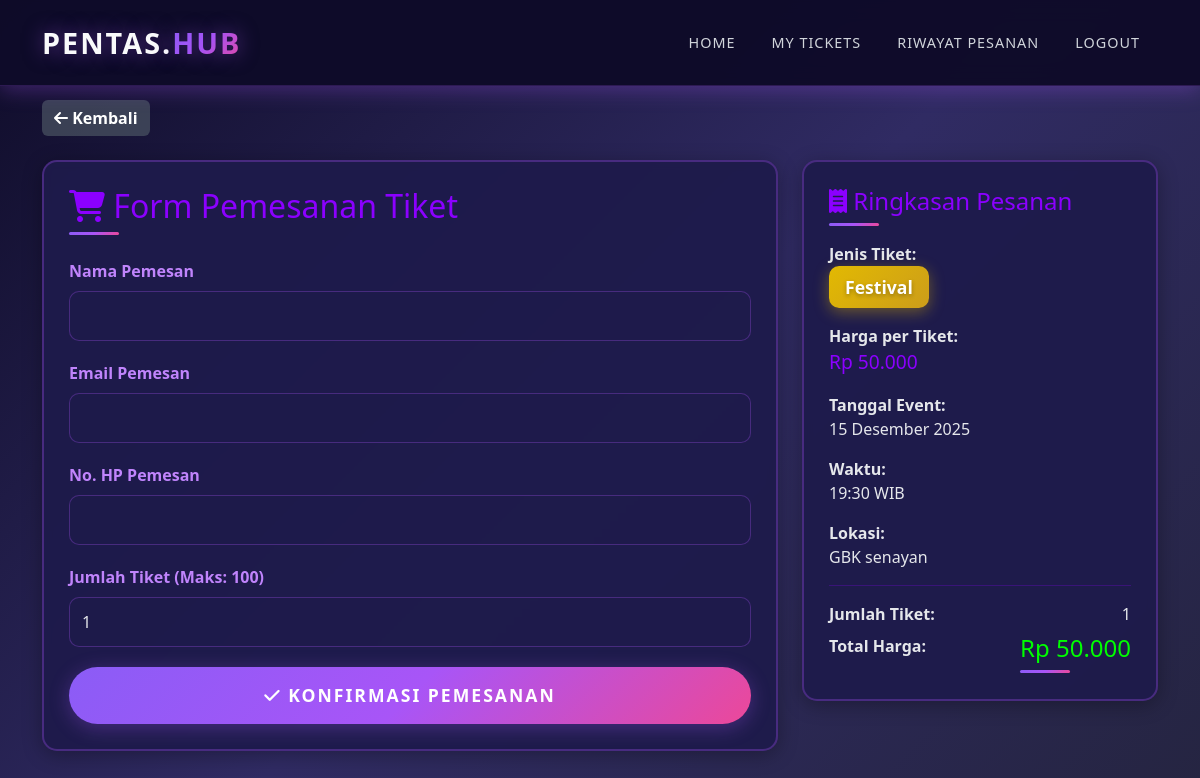
Page /user/detail_tikat.php?id=4 (signed in) on the committed database.
### tables this page shows
CREATE TABLE `tiket` (
  `id` int(11) NOT NULL AUTO_INCREMENT,
  `jenis_tiket` varchar(50) NOT NULL,
  `harga` int(11) NOT NULL,
  `stok` int(11) NOT NULL,
  `deskripsi` text DEFAULT NULL,
  `tanggal_event` date NOT NULL,
  `waktu_event` time NOT NULL,
  `lokasi` varchar(200) NOT NULL,
  `gambar` varchar(255) DEFAULT NULL,
  `status` enum('tersedia','habis') NOT NULL DEFAULT 'tersedia',
  `created_at` timestamp NOT NULL DEFAULT current_timestamp(),
  PRIMARY KEY (`id`)
);

### includes/functions.php (called while the page is built, shortened)
<?php
function formatRupiah($angka) {
    return 'Rp ' . number_format($angka, 0, ',', '.');
}
function formatTanggal($tanggal) {
    $bulan = array(
        1 => 'Januari', 'Februari', 'Maret', 'April', 'Mei', 'Juni',
        'Juli', 'Agustus', 'September', 'Oktober', 'November', 'Desember'
    );
    $split = explode('-', $tanggal);
    return $split[2] . ' ' . $bulan[(int)$split[1]] . ' ' . $split[0];
}
function formatWaktu($waktu) {
    return date('H:i', strtotime($waktu)) . ' WIB';
}
?>

### user/detail_tikat.php (the view, shortened to what this page needs)
<?php
require_once '../includes/config.php';
require_once '../includes/functions.php';
$id_tiket = $_GET['id'];
$query = mysqli_query($conn, "SELECT * FROM tiket WHERE id='$id_tiket'");
$tiket = mysqli_fetch_assoc($query);
?>
<!DOCTYPE html>
<html lang="id">
<head>
    <link href="https://cdn.jsdelivr.net/npm/bootstrap@5.3.0/dist/css/bootstrap.min.css" rel="stylesheet">
    <link rel="stylesheet" href="../assets/css/styles.css">
    <link rel="stylesheet" href="https://cdnjs.cloudflare.com/ajax/libs/font-awesome/6.4.0/css/all.min.css">
</head>
<body>
    <nav class="navbar navbar-expand-lg navbar-dark fixed-top">
        <div class="container">
            <a class="navbar-brand" href="../index.php">
                PENTAS.<span>HUB</span>
            </a>
            <div class="collapse navbar-collapse" id="navbarNav">
                <ul class="navbar-nav ms-auto">
                    <li class="nav-item">
                        <a class="nav-link" href="../index.php">Home</a>
                    </li>
                    <li class="nav-item">
                        <a class="nav-link" href="dashboard.php">My Tickets</a>
                    </li>
                    <li class="nav-item">
                        <a class="nav-link" href="riwayat.php">Riwayat Pesanan</a>
                    </li>
                    <li class="nav-item">
                        <a class="nav-link" href="../logout.php">Logout</a>
                    </li>
                </ul>
            </div>
        </div>
    </nav>
    <div class="dashboard-container" style="margin-top: 80px;">
        <div class="container">
            <a href="dashboard.php" class="btn btn-secondary mb-4">
                <i class="fas fa-arrow-left"></i> Kembali
            </a>
            <div class="row">
                <div class="col-md-8">
                    <div class="card-custom">
                        <h2 class="mb-4" style="color: #8b00ff;">
                            <i class="fas fa-shopping-cart"></i> Form Pemesanan Tiket
                        </h2>
                        <form method="POST" action="" id="formPesan">
                            <div class="mb-3">
                                <label class="form-label">Nama Pemesan</label>
                                <input type="text" name="nama_pemesan" class="form-control"
                                       value="<?= htmlspecialchars($user_data['nama']) ?>" required>
                            </div>
                            <div class="mb-3">
                                <label class="form-label">Email Pemesan</label>
                                <input type="email" name="email_pemesan" class="form-control"
                                       value="<?= htmlspecialchars($user_data['email']) ?>" required>
                            </div>
                            <div class="mb-3">
                                <label class="form-label">No. HP Pemesan</label>
                                <input type="text" name="no_hp_pemesan" class="form-control"
                                       value="<?= htmlspecialchars($user_data['no_hp']) ?>" required>
                            </div>
                            <div class="mb-3">
                                <label class="form-label">Jumlah Tiket (Maks: <?= $tiket['stok'] ?>)</label>
                                <input type="number" name="jumlah_tiket" id="jumlah_tiket"
                                       class="form-control" min="1" max="<?= $tiket['stok'] ?>"
                                       value="1" required onchange="hitungTotal()">
                            </div>
                            <button type="submit" name="pesan" class="btn btn-custom w-100">
                                <i class="fas fa-check"></i> KONFIRMASI PEMESANAN
                            </button>
                        </form>
                    </div>
                </div>
                <div class="col-md-4">
                    <div class="card-custom">
                        <h4 class="mb-3" style="color: #8b00ff;">
                            <i class="fas fa-receipt"></i> Ringkasan Pesanan
                        </h4>
                        <div class="mb-3">
                            <strong>Jenis Tiket:</strong><br>
                            <span class="ticket-type">
                                <?php if($tiket['jenis_tiket'] == 'VVIP'): ?>
                                    <span class="badge-vvip"><?= htmlspecialchars($tiket['jenis_tiket']) ?></span>
                                <?php elseif($tiket['jenis_tiket'] == 'VIP'): ?>
                                    <span class="badge-vip"><?= htmlspecialchars($tiket['jenis_tiket']) ?></span>
                                <?php else: ?>
                                    <span class="badge-festival"><?= htmlspecialchars($tiket['jenis_tiket']) ?></span>
                                <?php endif; ?>
                            </span>
                        </div>
                        <div class="mb-3">
                            <strong>Harga per Tiket:</strong><br>
                            <span style="color: #8b00ff; font-size: 1.2rem;">
                                <?= formatRupiah($tiket['harga']) ?>
                            </span>
                        </div>
                        <div class="mb-3">
                            <strong>Tanggal Event:</strong><br>
                            <?= formatTanggal($tiket['tanggal_event']) ?>
                        </div>
                        <div class="mb-3">
                            <strong>Waktu:</strong><br>
                            <?= formatWaktu($tiket['waktu_event']) ?>
                        </div>
                        <div class="mb-3">
                            <strong>Lokasi:</strong><br>
                            <?= htmlspecialchars($tiket['lokasi']) ?>
                        </div>
                        <hr style="border-color: #8b00ff;">
                        <div class="mb-2">
                            <strong>Jumlah Tiket:</strong>
                            <span id="display_jumlah" class="float-end">1</span>
                        </div>
                        <div class="mb-3">
                            <strong>Total Harga:</strong>
                            <h4 id="total_harga" class="float-end" style="color: #00ff00;">
                                <?= formatRupiah($tiket['harga']) ?>
                            </h4>
                        </div>
                    </div>
                </div>
            </div>
        </div>
    </div>
</body>
</html>

### assets/css/styles.css (style rules this page uses)
* { margin: 0; padding: 0; box-sizing: border-box; }
:root { --purple-dark: #0f0c29; --purple-mid: #1e1b4b; --purple-light: #312e81; --gradient-primary: linear-gradient(135deg, #8b5cf6 0%, #a855f7 50%, #ec4899 100%); --gradient-vvip: linear-gradient(135deg, #a855f7 0%, #ec4899 100%); --gradient-vip: linear-gradient(135deg, #16e732 0%, #1774df 100%); --gradient-festival: linear-gradient(135deg, #e2b902 0%, #cc9d1a 100%); --text-primary: #e5e7eb; --text-secondary: #9ca3af; --border-color: rgba(168, 85, 247, 0.3); --shadow-primary: 0 4px 20px rgba(168, 85, 247, 0.3); --shadow-hover: 0 8px 30px rgba(168, 85, 247, 0.6); }
body { font-family: 'Segoe UI', Tahoma, Geneva, Verdana, sans-serif; background: linear-gradient(135deg, var(--purple-dark) 0%, #302b63 50%, #24243e 100%); color: var(--text-primary); min-height: 100vh; overflow-x: hidden; }
.navbar { background: rgba(15, 12, 41, 0.98) !important; box-shadow: var(--shadow-primary); padding: 1rem 0; backdrop-filter: blur(10px); border-bottom: 1px solid rgba(168, 85, 247, 0.2); z-index: 1000; }
.navbar-brand { font-size: 1.8rem; font-weight: bold; color: #f9fafb !important; text-transform: uppercase; letter-spacing: 2px; text-shadow: 0 0 20px rgba(168, 85, 247, 0.5); }
.navbar-brand span { background: var(--gradient-primary); -webkit-background-clip: text; -webkit-text-fill-color: transparent; background-clip: text; }
.nav-link { color: #d1d5db !important; margin: 0 10px; transition: all 0.3s ease; text-transform: uppercase; font-size: 0.9rem; letter-spacing: 1px; position: relative; }
.nav-link::after { content: ''; position: absolute; bottom: -5px; left: 0; width: 0; height: 2px; background: var(--gradient-primary); transition: width 0.3s ease; }
.btn-custom { background: var(--gradient-primary); border: none; color: #ffffff; font-weight: 700; padding: 15px 40px; font-size: 1.1rem; box-shadow: var(--shadow-primary); transition: all 0.3s ease; text-transform: uppercase; letter-spacing: 2px; border-radius: 50px; position: relative; overflow: hidden; }
.btn-custom::before { content: ''; position: absolute; top: 0; left: -100%; width: 100%; height: 100%; background: linear-gradient(90deg, transparent, rgba(255, 255, 255, 0.3), transparent); transition: left 0.5s ease; }
.btn-secondary { background: rgba(75, 85, 99, 0.7) !important; border: none !important; color: white !important; font-weight: 600; }
.ticket-type { margin-bottom: 15px; }
.badge-festival { background: var(--gradient-festival); color: #ffffff; font-weight: 800; padding: 8px 16px; border-radius: 10px; text-shadow: 0 2px 4px rgba(0, 0, 0, 0.3); box-shadow: 0 4px 15px rgba(226, 185, 2, 0.4); display: inline-block; font-size: 1.1rem; }
.form-control { background: rgba(30, 27, 75, 0.6); border: 1px solid var(--border-color); color: var(--text-primary); padding: 12px; border-radius: 10px; margin-bottom: 20px; transition: all 0.3s ease; }
.form-control::placeholder { color: rgba(229, 231, 235, 0.5); }
.form-label { font-weight: 600; margin-bottom: 8px; color: #c084fc; }
.dashboard-container, .dashboard-admin { padding: 20px 0; min-height: 100vh; }
.card-custom { background: rgba(30, 27, 75, 0.95); border: 2px solid var(--border-color); border-radius: 15px; padding: 25px; margin-bottom: 25px; transition: all 0.3s ease; box-shadow: 0 4px 20px rgba(0, 0, 0, 0.3); backdrop-filter: blur(5px); }
.card-custom h2, .card-custom h3, .card-custom h4 { margin-bottom: 20px; color: #c084fc; position: relative; padding-bottom: 10px; }
.card-custom h2::after, .card-custom h3::after, .card-custom h4::after { content: ''; position: absolute; bottom: 0; left: 0; width: 50px; height: 3px; background: var(--gradient-primary); border-radius: 3px; }

### rows in the picture
tiket: stok "100", jenis_tiket "Festival", harga "Rp 50.000", tanggal_event "15 Desember 2025", waktu_event "19:30 WIB", lokasi "GBK senayan"
